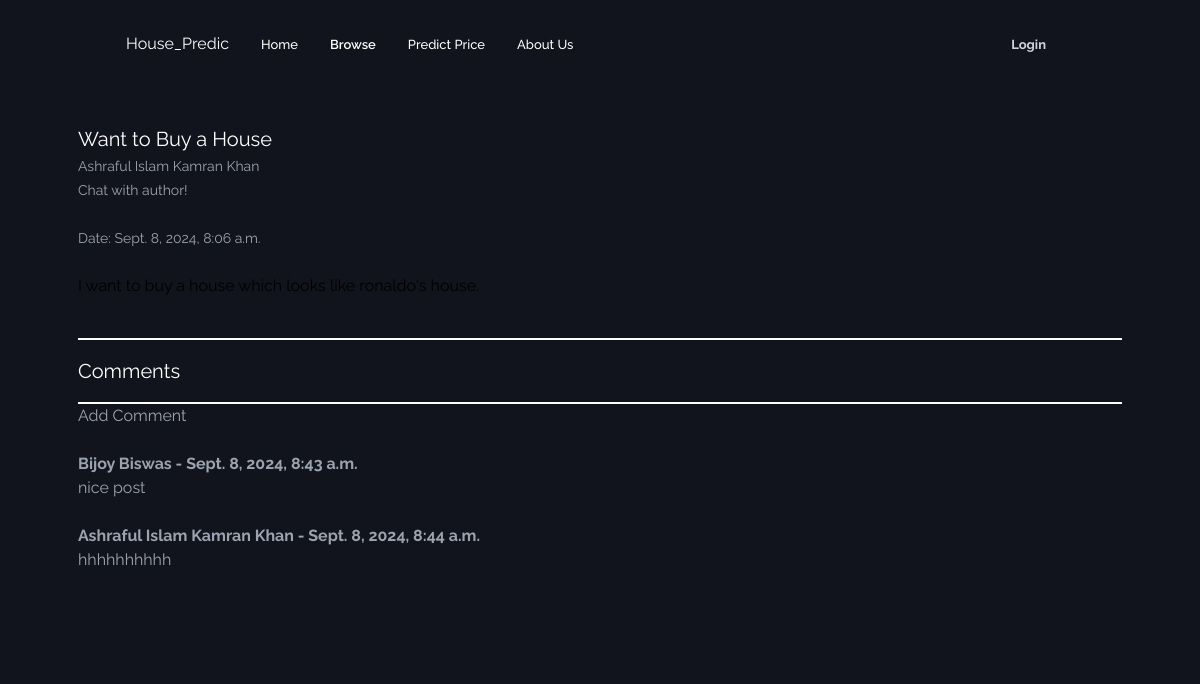
The page /content/1 on the database its author committed.
### posts/models/models.py (models this page shows, shortened)
class Post(models.Model):
    title = models.CharField(max_length=100)
    author = models.ForeignKey(User, on_delete=models.CASCADE)
    description = RichTextField(blank=True, null=True)
    published = models.DateTimeField(default=timezone.now)
    category = models.ManyToManyField(PostCategory, related_name='categories')
    image = models.ImageField(upload_to='images/', blank=True, null=True)

class Comment(models.Model):
    post = models.ForeignKey(Post, related_name="comments", on_delete=models.CASCADE)
    owner = models.ForeignKey(User, on_delete=models.CASCADE)
    comment = models.TextField()
    date_added = models.DateTimeField(default=timezone.now)

### posts/views/views.py (the view)
# urls.py: path('content/<int:pk>', PostDetailsView.as_view(), name='content'),
class PostDetailsView(DetailView):
    model = Post
    template_name = 'posts/post_details.html'

### posts/templates/posts/post_details.html (shortened to what this page needs)
{% extends 'base.html' %}
{% block content %}
    <div class ="mx-auto max-w-7xl mt-12">
        <div class="">
            <div>
                <h1 class="text-[20px] font-600 text-white">{{ post.title }}</h1>
                <small class="text-[14px] font-400 text-gray-400">{{ post.author.first_name }} {{ post.author.last_name }}</small>
                {% if post.author.id == user.id %}
                <h5 class="h-[2px] bg-[white] mt-2"></h5>
                {% else %}
                <h5 class="text-[16px] font-400 text-gray-400"><a class="text-[14px] font-400 text-gray-400" href="{% url 'chats:chatroom' post.author.id %}">Chat with author!</a> </h5>
                {% endif %}
                <br>
                <small class="text-[14px] font-400 text-gray-400">Date: {{ post.published }}</small>
            </div>
        </div>
        <br>
        {{ post.description | safe}}
        <br>
        <hr class="h-[2px] bg-[white] mt-4">
    </div>
    <div class = 'mx-auto max-w-7xl mt-4'>
        <h4 class="text-white text-[20px] font-600">Comments</h4>
        <hr class="h-[2px] bg-[white] mt-4">
        {% if not post.comments.all %}
          <p class="text-[16px] font-400 text-gray-400">No Comments Yet...<a class="text-[16px] font-400 text-gray-400" href="{% url 'posts:comment' post.pk %}">Add One</a></p>
        {% else %}
            <a href="{% url 'posts:comment' post.pk %}" class="text-[16px] font-400 text-gray-400 mt-4">Add Comment</a>
            <br/><br/>
            {% for comment in post.comments.all %}
                {% if user.id == comment.owner.id%}
                    <strong class="text-[16px] font-400 text-gray-400 mr-2">{{ comment.owner.first_name }} {{ comment.owner.last_name }} - {{ comment.date_added }}</strong><a href="{% url 'posts:deleteComment' post.pk %}"  class="text-white bg-red-500 px-4 py-2 text-18px rounded">Delete</a>
                {% else %}
                    <strong class="text-[16px] font-400 text-gray-400 mr-2">{{ comment.owner.first_name }} {{ comment.owner.last_name }} - {{ comment.date_added }}</strong>
                {% endif %}
                <br/>
                 <small class="text-[16px] font-400 text-gray-400 mr-2">{{ comment.comment }}</small>
                <br/><br/>
            {% endfor %}
        {% endif %}
        <br>
         <br>
    </div>
{% endblock %}

### rows shown on the page
Post: title "Want to Buy a House", author.first_name "Ashraful Islam", author.last_name "Kamran Khan", published "Sept. 8, 2024, 8:06 a.m.", description "I want to buy a house which looks like ronaldo's house."
Comment: owner.first_name "Bijoy", owner.last_name "Biswas", date_added "Sept. 8, 2024, 8:43 a.m.", comment "nice post"
Comment: owner.first_name "Ashraful Islam", owner.last_name "Kamran Khan", date_added "Sept. 8, 2024, 8:44 a.m.", comment "hhhhhhhhhh"
